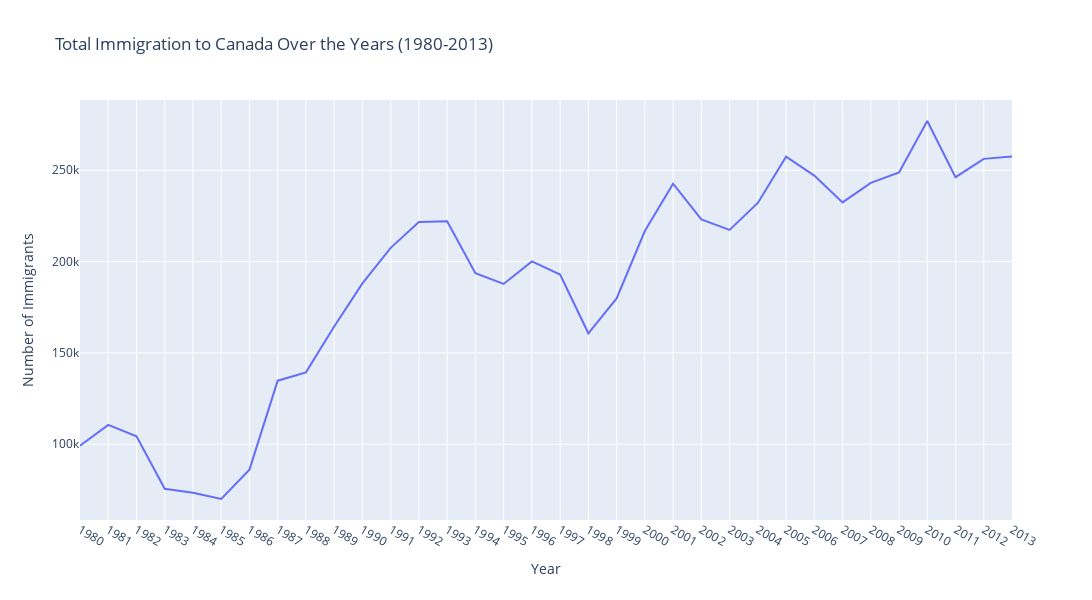

Notebook source saved alongside this figure:
### Markdown cell above
**Immigration Trend of Canada Over the Years**: We'll visualize the total number of immigrants to Canada from all countries over the years to see the overall trend.

**Immigration Distribution by Regions:**: We'll create a pie chart to visualize the proportion of immigrants from different regions of the world.

**Box Plot for Immigrants Over the Years:**: This will help us understand the spread, median, and outliers in the number of immigrants over the years.

**Heatmap of Immigrants Over the Years:**: This visualization will give us an idea of the concentration and patterns of immigration across years.

### Code cell
# Sum the number of immigrants for all countries over the years
df_total_immigration = df_can[years].sum(axis=0)

# Create a line chart for total immigration trend over the years
fig_total_immigration = px.line(df_total_immigration, 
                                x=df_total_immigration.index, 
                                y=df_total_immigration.values, 
                                labels={'y': 'Number of Immigrants', 'index': 'Year'},
                                title='Total Immigration to Canada Over the Years (1980-2013)')

fig_total_immigration.update_layout(width=1200, height=600)

fig_total_immigration

### Figure 1 — Plotly figure (JSON) as saved in the notebook; plotly's stock layout.template omitted (floating-point values rounded to 4 significant figures)
{"data": [{"hovertemplate": "Year=%{x}<br>Number of Immigrants=%{y}<extra></extra>", "legendgroup": "", "line": {"color": "#636efa", "dash": "solid"}, "marker": {"symbol": "circle"}, "mode": "lines", "name": "", "orientation": "v", "showlegend": false, "type": "scatter", "x": ["1980", "1981", "1982", "1983", "1984", "1985", "1986", "1987", "1988", "1989", "1990", "1991", "1992", "1993", "1994", "1995", "1996", "1997", "1998", "1999", "2000", "2001", "2002", "2003", "2004", "2005", "2006", "2007", "2008", "2009", "2010", "2011", "2012", "2013"], "xaxis": "x", "y": [99137, 110563, 104271, 75550, 73417, 69978, 86048, 134771, 139306, 164432, 188054, 207509, 221687, 222049, 193665, 187712, 200085, 192885, 160727, 179818, 216712, 242643, 223111, 217297, 232083, 257457, 247057, 232405, 243047, 248768, 276956, 246194, 256222, 257537], "yaxis": "y"}], "layout": {"height": 600, "legend": {"tracegroupgap": 0}, "title": {"text": "Total Immigration to Canada Over the Years (1980-2013)"}, "width": 1200, "xaxis": {"anchor": "y", "autorange": true, "domain": [0, 1], "range": [0, 33], "title": {"text": "Year"}, "type": "category"}, "yaxis": {"anchor": "x", "autorange": true, "domain": [0, 1], "range": [58480.0, 288500.0], "title": {"text": "Number of Immigrants"}, "type": "linear"}}}
